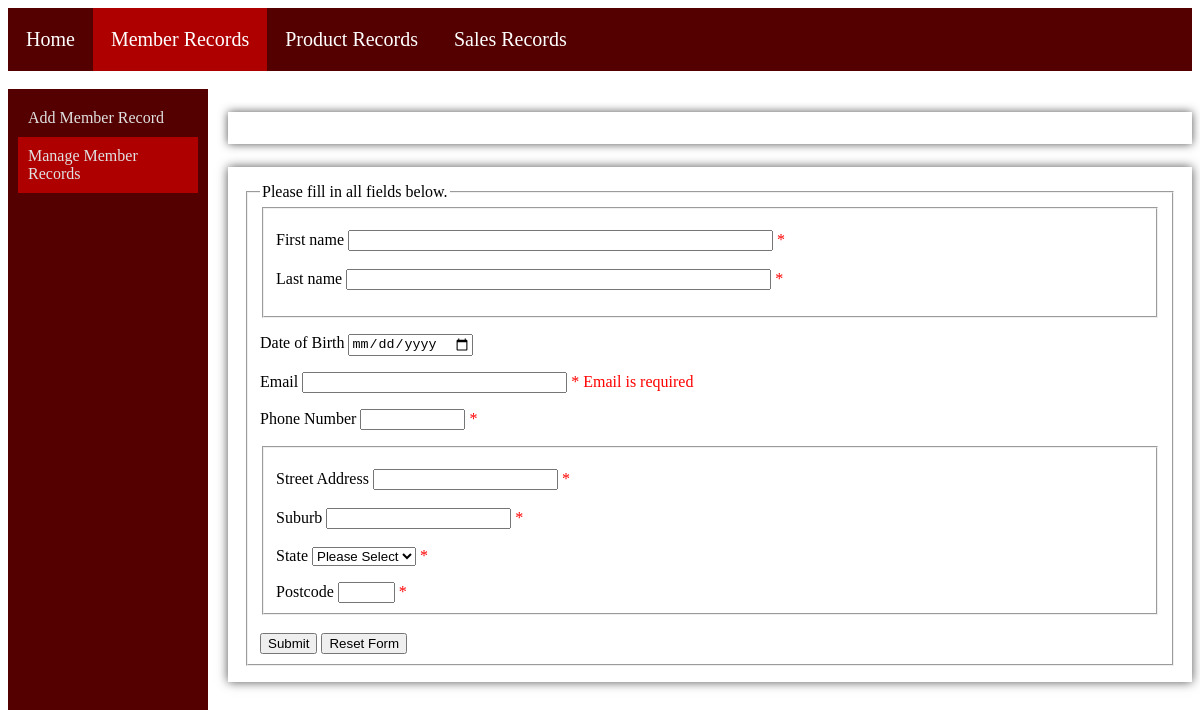
The app's page /editMember.php?fname=Jonathan&lname=Lurker&member_id=1, older data.
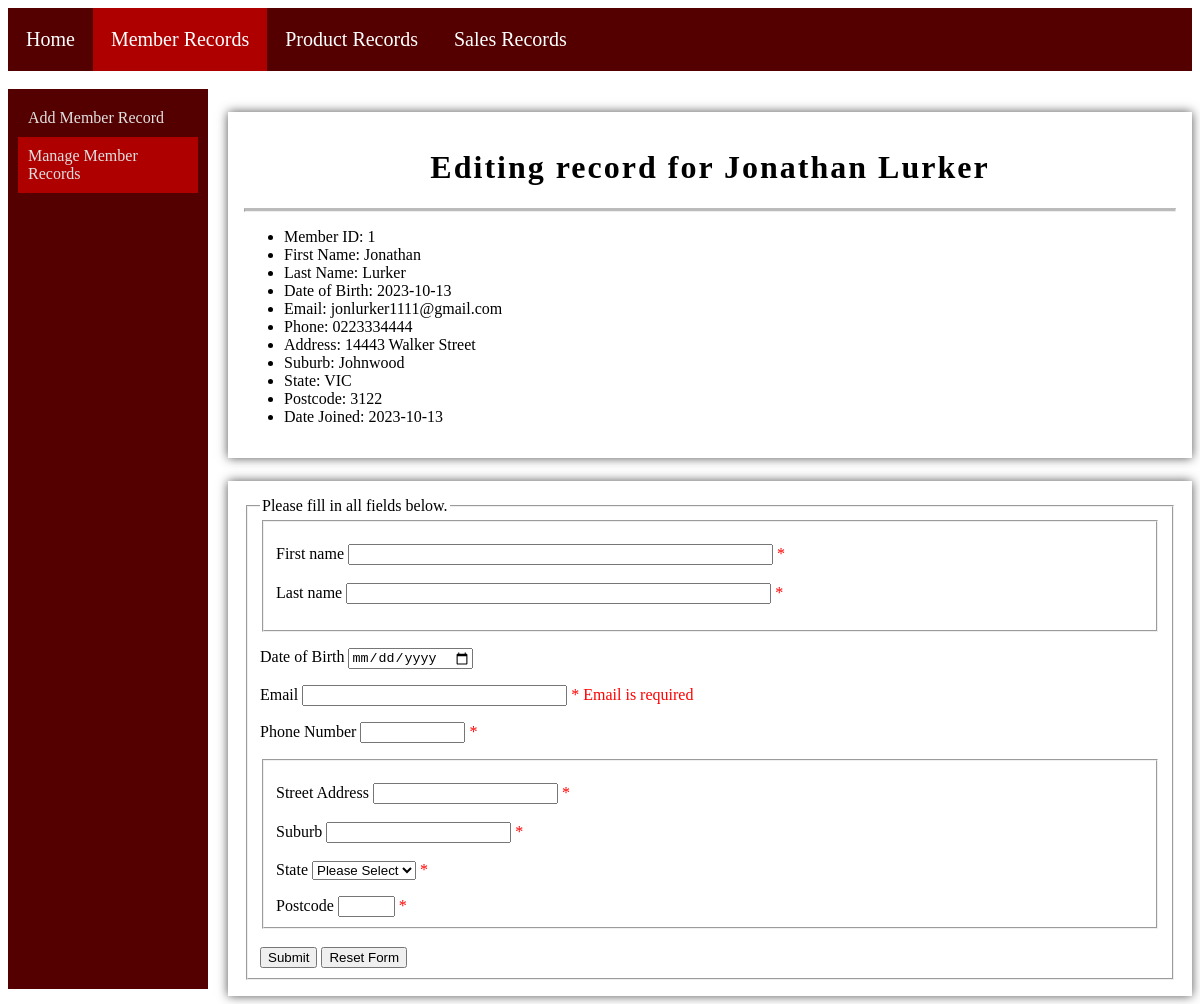
The same page, newer data.
### tables this page shows
CREATE TABLE `member` (
  `MemberID` int(11) NOT NULL,
  `MemberFirstName` varchar(50) NOT NULL,
  `MemberLastName` varchar(50) NOT NULL,
  `MemberDateOfBirth` date DEFAULT NULL,
  `MemberEmail` varchar(40) NOT NULL,
  `MemberPhone` varchar(10) NOT NULL,
  `MemberAddress` varchar(100) NOT NULL,
  `MemberSuburb` varchar(30) NOT NULL,
  `MemberState` varchar(30) NOT NULL,
  `MemberPostcode` int(4) NOT NULL,
  `MemberJoinDate` date NOT NULL
);

### editMember.php (the view, shortened to what the changed rows need)
<!DOCTYPE html>
<html lang="en">
    <head>
        <link rel="stylesheet" href="./css/style.css">
    </head>
    <body>
        <nav class = "navigationbar">
            <a href="Home.php">Home</a>
            <a class="onpage" href="member.php">Member Records</a>
            <a href="product.php">Product Records</a>
            <a href="sales.php">Sales Records</a>
        </nav>
        <br>
        <div class="sidebar2">
            <nav class="vertical-nav2">
            </nav>
        </div>
        <div id="container">
        <?php
            $fname = $_GET['fname'];
            $lname = $_GET['lname'];
        ?>
        <?php
            $conn = mysqli_connect('localhost', 'root', '', 'gotogro-mrm');
            $SQL = "SELECT * FROM member WHERE MemberFirstName LIKE '%$fname%' AND MemberLastName LIKE '%$lname%'";
            $run = mysqli_query($conn, $SQL) or die(mysqli_error($conn));
            $result = mysqli_num_rows($run);
            if ($result > 0) {
                $row = mysqli_fetch_assoc($run);
                echo "
                <h1 class='center'>Editing record for " . $row['MemberFirstName'] . " " . $row['MemberLastName'] . "</h1>
                <hr class='divider'>
                <ul>
                    <li>Member ID: " . $row['MemberID'] . "</li>
                    <li>First Name: " . $row['MemberFirstName'] . "</li>
                    <li>Last Name: " . $row['MemberLastName'] . "</li>
                    <li>Date of Birth: " . $row['MemberDateOfBirth'] . "</li>
                    <li>Email: " . $row['MemberEmail'] . "</li>
                    <li>Phone: " . $row['MemberPhone'] . "</li>
                    <li>Address: " . $row['MemberAddress'] . "</li>
                    <li>Suburb: " . $row['MemberSuburb'] . "</li>
                    <li>State: " . $row['MemberState'] . "</li>
                    <li>Postcode: " . $row['MemberPostcode'] . "</li>
                    <li>Date Joined: " . $row['MemberJoinDate'] . "</li>
                </ul>
                ";
            }
        ?>
        </div>
        <div id="container">
        <form method="post" id="add_member" action="<?php echo htmlspecialchars($_SERVER["PHP_SELF"]);?>?fname=<?php echo urlencode($_SESSION['fname']); ?>&lname=<?php echo urlencode($_SESSION['lname']); ?>&member_id=<?php echo urlencode($_SESSION['member_id']); ?>">
            </form>
        </div>
    </body>
</html>

Row changes from the older to the newer data that the page shows:
now on this page (row edited): member: MemberFirstName "Jonathan", MemberLastName "Lurker", MemberID "1", MemberDateOfBirth "2023-10-13", MemberEmail "jonlurker1111@gmail.com", MemberPhone "0223334444", MemberAddress "14443 Walker Street", MemberSuburb "Johnwood", MemberState "VIC", MemberPostcode "3122", MemberJoinDate "2023-10-13"
Text that changed along with them:
text now shown: "Editing record for Member ID: First Name: Last Name: Date of Birth: Email: Phone: Address: Suburb: State: Postcode: Date Joined:"
